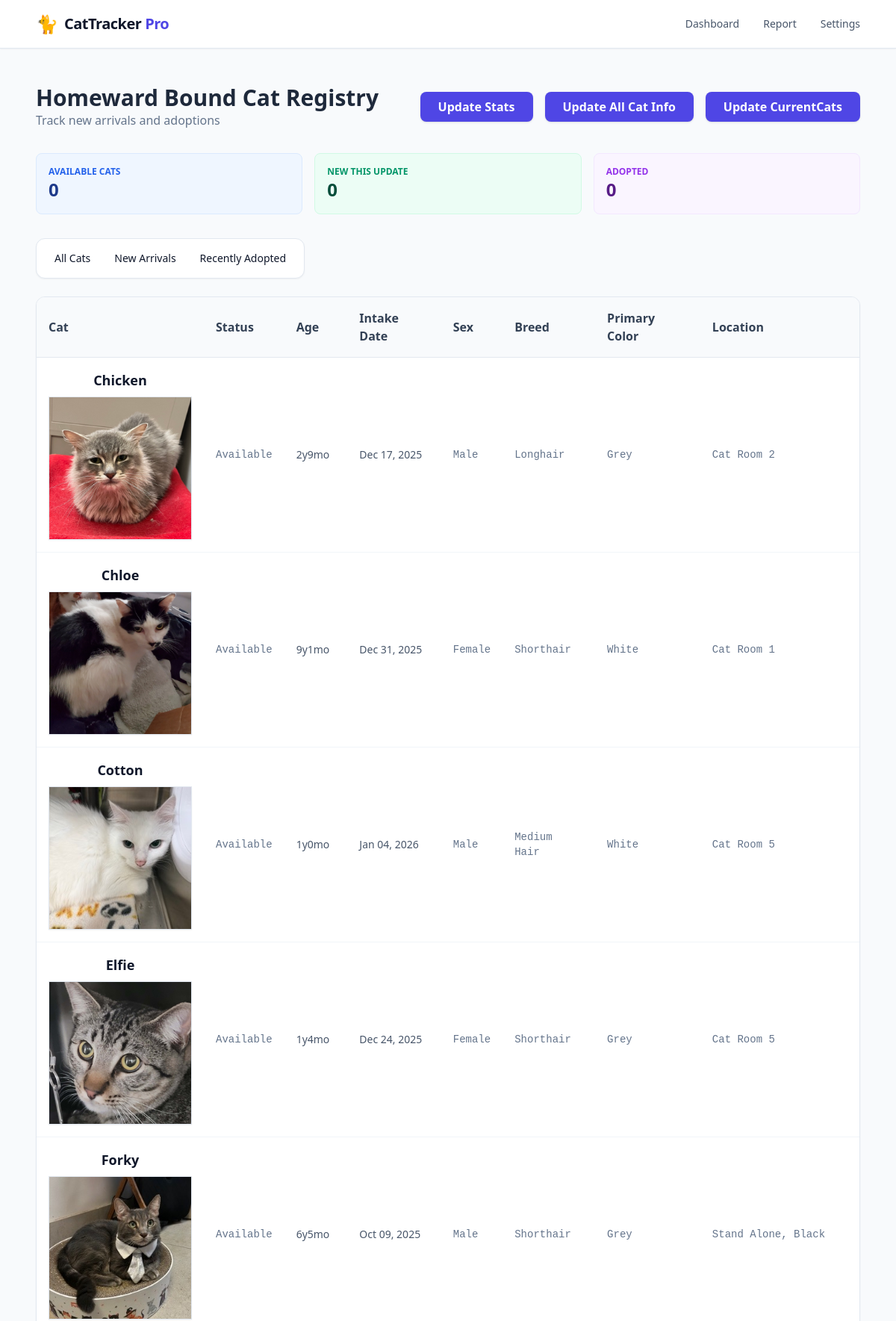
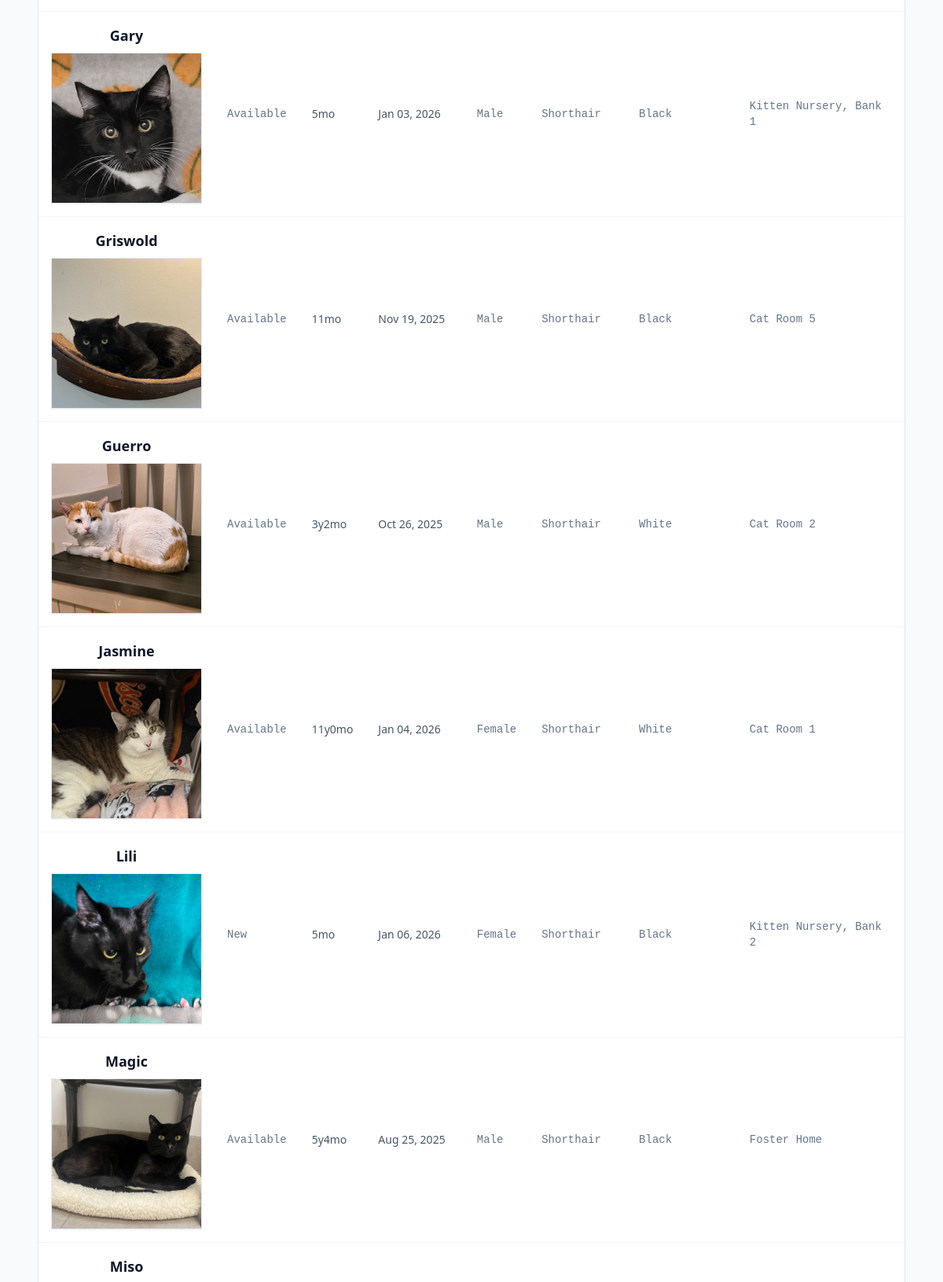
The page / (upper part) on the database its author committed (2 pictures, top to bottom).
### cats/models.py (models this page shows)
class Cat(models.Model):
    image_cy = models.CharField(max_length=20, primary_key=True)
    name = models.CharField(max_length=100)
    sex = models.CharField(max_length=10, default="Unknown")
    birthday = models.DateField(null=True, blank=True, default=timezone.now)
    breed = models.CharField(max_length=25, default="Unknown")
    primary_color = models.CharField(max_length=25, default="Unknown")
    intake_date = models.DateField(null=True, blank=True, default=timezone.now)
    location = models.CharField(max_length=25, default="Unknown")
    image_url = models.URLField()
    image = models.ImageField(upload_to='cats/', null=True, blank=True)
    first_seen = models.DateTimeField()
    last_seen = models.DateTimeField()
    last_updated = models.DateTimeField(auto_now=True)
    status = models.CharField(
        max_length=20,
        choices=CatStatus.choices,
        default=CatStatus.AVAILABLE,
    )
    objects = ItemQuerySet.as_manager()
    @property
    def age(self):
        if not self.birthday:
            return "Unknown"
        today = timezone.now().date()
        diff = today - cast(date, self.birthday)
        years = diff.days // 365
        months = (diff.days % 365) // 30
        if years < 1:
            return f"{months}mo"
        return f"{years}y{months}mo"
    @property
    def clean_breed(self):
        substring_to_remove = "Domestic "
        if self.breed:
            return self.breed.replace(substring_to_remove, "").strip()
        return self.breed

### cats/views.py (the view)
# urls.py: path("", views.cat_list_view, name="cat_list"),
def cat_list_view(request):
    filter_type = request.GET.get("filter", "all")
    sort = request.GET.get("sort", "name")  # Default sorting by name
    sort_order = request.GET.get("sort_order", "asc")  # Default to ascending order
    valid_sort_fields = [
        "name",
        "status",
        "age",
        "intake_date",
        "sex",
        "breed",
        "primary_color",
        "location",
    ]
    if sort not in valid_sort_fields:
        sort = "name"
    sort_field = sort
    if sort == "age":
        if sort_order == "desc":
            sort_field = "-birthday"  # Oldest first for descending age
        else:
            sort_field = "birthday"  # Youngest first for ascending age
    else:
        if sort_order == "desc":
            sort_field = f"-{sort}"
    if filter_type == "new":
        time_threshold = timezone.now() - timedelta(hours=24)
        cats = Cat.objects.filter(
            Q(status=CatStatus.AVAILABLE) | Q(status=CatStatus.NEW),
            first_seen__gte=time_threshold,
        )
    elif filter_type == "adopted":
        cats = Cat.objects.recent().filter(status=CatStatus.ADOPTED)
    else:
        cats = Cat.objects.filter(
            Q(status=CatStatus.AVAILABLE) | Q(status=CatStatus.NEW)
        )
    context = {
        "cats": cats.order_by(sort_field),
        "current_filter": filter_type,
        "current_sort": sort,
        "current_sort_order": "desc"
        if sort_field.startswith("-")
        else "asc",  # Toggle sort order
    }
    if request.headers.get("HX-Request"):
        return render(request, "cats/cat_table.html", context)
    return render(request, "cats/dashboard.html", context)

### cats/templates/cats/dashboard.html (shortened to what this page needs)
{% extends 'cats/base.html' %} {% block content %}
<div class="max-w-6xl mx-auto p-6">
    <div
        class="flex flex-col md:flex-row justify-between items-center mb-8 gap-4"
    >
        <div>
            <h1 class="text-3xl font-bold text-slate-800">
                Homeward Bound Cat Registry
            </h1>
            <p class="text-slate-500">Track new arrivals and adoptions</p>
        </div>
        <div class="flex items-center gap-4">
            <button
                hx-post="{% url 'update_stats' %}"
                hx-target="#stats-display"
                hx-indicator="#update-spinner"
                class="bg-indigo-600 hover:bg-indigo-700 text-white font-semibold py-2 px-6 rounded-lg shadow transition flex items-center"
            >
                Update Stats
            </button>
            <button
                hx-post="{% url 'update_all_cats' %}"
                hx-target="#stats-display"
                hx-indicator="#update-spinner"
                class="bg-indigo-600 hover:bg-indigo-700 text-white font-semibold py-2 px-6 rounded-lg shadow transition flex items-center"
            >
                Update All Cat Info
            </button>
            <button
                hx-post="{% url 'update_cats' %}"
                hx-target="#stats-display"
                hx-indicator="#update-spinner"
                class="bg-indigo-600 hover:bg-indigo-700 text-white font-semibold py-2 px-6 rounded-lg shadow transition flex items-center"
            >
                Update CurrentCats
            </button>
        </div>
    </div>
    <div id="stats-display" class="grid grid-cols-1 md:grid-cols-3 gap-4 mb-8">
        {% include 'cats/stats_bar.html' %}
    </div>
    <div
        class="flex bg-white p-2 rounded-xl shadow-sm mb-6 w-fit border border-slate-200"
    >
        <button
            hx-get="{% url 'cat_list' %}?filter=all&sort={{ current_sort }}&sort_order={{ current_sort_order }}"
            hx-target="#cat-table"
            class="px-4 py-2 rounded-lg text-sm font-medium hover:bg-slate-100 focus:bg-indigo-100 focus:text-indigo-700"
        >
            All Cats
        </button>
        <button
            hx-get="{% url 'cat_list' %}?filter=new&sort={{ current_sort }}&sort_order={{ current_sort_order }}"
            hx-target="#cat-table"
            class="px-4 py-2 rounded-lg text-sm font-medium hover:bg-slate-100 focus:bg-indigo-100 focus:text-indigo-700"
        >
            New Arrivals
        </button>
        <button
            hx-get="{% url 'cat_list' %}?filter=adopted&sort={{ current_sort }}&sort_order={{ current_sort_order }}"
            hx-target="#cat-table"
            class="px-4 py-2 rounded-lg text-sm font-medium hover:bg-slate-100 focus:bg-indigo-100 focus:text-indigo-700"
        >
            Recently Adopted
        </button>
    </div>
    <div
        class="bg-white rounded-xl shadow-sm border border-slate-200 overflow-hidden"
    >
        <div id="cat-table">{% include 'cats/cat_table.html' %}</div>
    </div>
</div>
{% endblock %}

### cats/templates/cats/cat_table.html
{% load static %}
<table class="w-full text-left border-collapse" id="cat-table">
    <thead class="bg-slate-50 border-b border-slate-200">
        <tr>
            <th class="p-4 font-semibold text-slate-700">
                <a hx-get="?filter={{ current_filter }}&sort=name&sort_order={% if current_sort == 'name' and current_sort_order == 'asc' %}desc{% else %}asc{% endif %}" hx-target="#cat-table" hx-swap="innerHTML">
                    Cat
                </a>
            </th>
            <th class="p-4 font-semibold text-slate-700">
                <a hx-get="?filter={{ current_filter }}&sort=status&sort_order={% if current_sort == 'status' and current_sort_order == 'asc' %}desc{% else %}asc{% endif %}" hx-target="#cat-table" hx-swap="innerHTML">
                    Status
                </a>
            </th>
            <th class="p-4 font-semibold text-slate-700">
                <a hx-get="?filter={{ current_filter }}&sort=age&sort_order={% if current_sort == 'age' and current_sort_order == 'asc' %}desc{% else %}asc{% endif %}" hx-target="#cat-table" hx-swap="innerHTML">
                    Age
                </a>
            </th>
            <th class="p-4 font-semibold text-slate-700">
                <a hx-get="?filter={{ current_filter }}&sort=intake_date&sort_order={% if current_sort == 'intake_date' and current_sort_order == 'asc' %}desc{% else %}asc{% endif %}" hx-target="#cat-table" hx-swap="innerHTML">
                    Intake Date
                </a>
            </th>
            <th class="p-4 font-semibold text-slate-700">
                <a hx-get="?filter={{ current_filter }}&sort=sex&sort_order={% if current_sort == 'sex' and current_sort_order == 'asc' %}desc{% else %}asc{% endif %}" hx-target="#cat-table" hx-swap="innerHTML">
                    Sex
                </a>
            </th>
            <th class="p-4 font-semibold text-slate-700">
                <a hx-get="?filter={{ current_filter }}&sort=breed&sort_order={% if current_sort == 'breed' and current_sort_order == 'asc' %}desc{% else %}asc{% endif %}" hx-target="#cat-table" hx-swap="innerHTML">
                    Breed
                </a>
            </th>
            <th class="p-4 font-semibold text-slate-700">
                <a hx-get="?filter={{ current_filter }}&sort=primary_color&sort_order={% if current_sort == 'primary_color' and current_sort_order == 'asc' %}desc{% else %}asc{% endif %}" hx-target="#cat-table" hx-swap="innerHTML">
                    Primary Color
                </a>
            </th>
            <th class="p-4 font-semibold text-slate-700">
                <a hx-get="?filter={{ current_filter }}&sort=location&sort_order={% if current_sort == 'location' and current_sort_order == 'asc' %}desc{% else %}asc{% endif %}" hx-target="#cat-table" hx-swap="innerHTML">
                    Location
                </a>
            </th>
        </tr>
    </thead>
    <tbody id="cat-table-body" class="divide-y divide-slate-100">
        {% for cat in cats %}
        <tr>
            <td class="p-4 flex flex-col items-center gap-2">
                <span class="font-bold text-lg text-slate-900 text-center">{{ cat.name }}</span>
                <img
                    src="/media/{{ cat.image.name }}"
                    class="w-48 h-48 square-full object-cover border border-slate-200 shadow-sm thumbnail"
                    alt="Thumbnail"
                />
            </td>
            <td class="p-4 text-slate-500 font-mono text-sm">
                {{ cat.get_status_display }}
            </td>
            <td class="p-4 text-slate-600 text-sm">
                {{ cat.age }}
            </td>
            <td class="p-4 text-slate-600 text-sm">
                {{ cat.intake_date|date:"M d, Y" }}
            </td>
            <td class="p-4 text-slate-500 font-mono text-sm">{{ cat.sex }}</td>
            <td class="p-4 text-slate-500 font-mono text-sm">
                {{ cat.clean_breed }}
            </td>
            <td class="p-4 text-slate-500 font-mono text-sm">
                {{ cat.primary_color }}
            </td>
            <td class="p-4 text-slate-500 font-mono text-sm">
                {{ cat.location }}
            </td>
        </tr>
        {% empty %}
        <tr>
            <td colspan="11" class="p-8 text-center text-slate-400">
                No cats found in this category.
            </td>
        </tr>
        {% endfor %}
    </tbody>
</table>

### rows shown on the page
Cat: name "Chicken", image.name (picture), status "Available", age "2y9mo", intake_date "Dec 17, 2025", sex "Male", clean_breed "Longhair", primary_color "Grey", location "Cat Room 2"
Cat: name "Chloe", image.name (picture), status "Available", age "9y1mo", intake_date "Dec 31, 2025", sex "Female", clean_breed "Shorthair", primary_color "White", location "Cat Room 1"
Cat: name "Cotton", image.name (picture), status "Available", age "1y0mo", intake_date "Jan 04, 2026", sex "Male", clean_breed "Medium Hair", primary_color "White", location "Cat Room 5"
Cat: name "Elfie", image.name (picture), status "Available", age "1y4mo", intake_date "Dec 24, 2025", sex "Female", clean_breed "Shorthair", primary_color "Grey", location "Cat Room 5"
Cat: name "Forky", image.name (picture), status "Available", age "6y5mo", intake_date "Oct 09, 2025", sex "Male", clean_breed "Shorthair", primary_color "Grey", location "Stand Alone, Black"
Cat: name "Gary", image.name (picture), status "Available", age "5mo", intake_date "Jan 03, 2026", sex "Male", clean_breed "Shorthair", primary_color "Black", location "Kitten Nursery, Bank 1"
Cat: name "Griswold", image.name (picture), status "Available", age "11mo", intake_date "Nov 19, 2025", sex "Male", clean_breed "Shorthair", primary_color "Black", location "Cat Room 5"
Cat: name "Guerro", image.name (picture), status "Available", age "3y2mo", intake_date "Oct 26, 2025", sex "Male", clean_breed "Shorthair", primary_color "White", location "Cat Room 2"
Cat: name "Jasmine", image.name (picture), status "Available", age "11y0mo", intake_date "Jan 04, 2026", sex "Female", clean_breed "Shorthair", primary_color "White", location "Cat Room 1"
Cat: name "Lili", image.name (picture), status "New", age "5mo", intake_date "Jan 06, 2026", sex "Female", clean_breed "Shorthair", primary_color "Black", location "Kitten Nursery, Bank 2"
Cat: name "Magic", image.name (picture), status "Available", age "5y4mo", intake_date "Aug 25, 2025", sex "Male", clean_breed "Shorthair", primary_color "Black", location "Foster Home"
Cat: name "Miso"

### other values the page prints
{{ total_cats|default:"0" }} "0"
{{ new_cats|default:"0" }} "0"
{{ adopted_cats|default:"0" }} "0"
